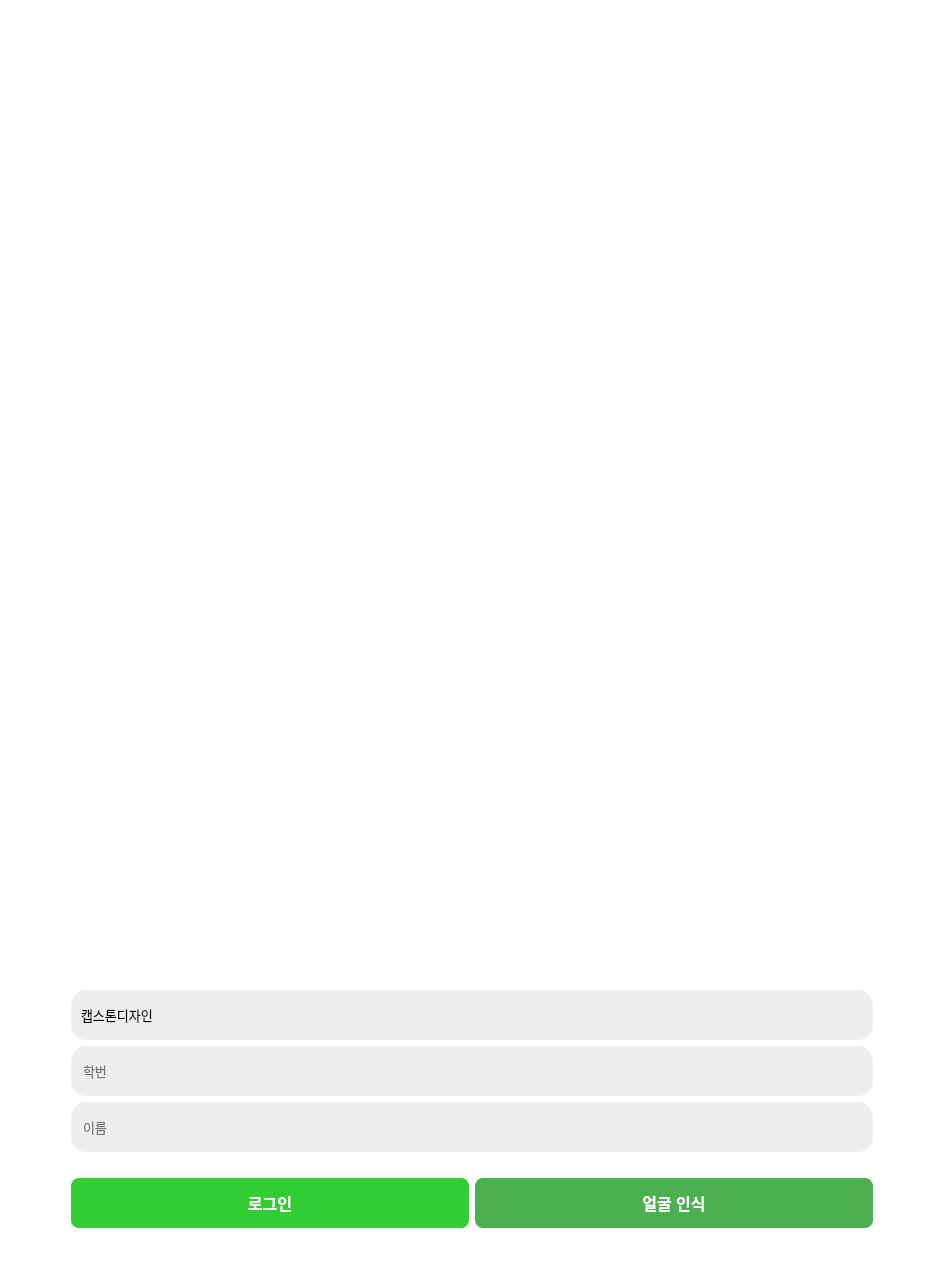
<?xml version="1.0" encoding="UTF-8"?>
<ui version="4.0">
 <class>Dialog</class>
 <widget class="QDialog" name="Dialog">
  <property name="geometry">
   <rect>
    <x>0</x>
    <y>0</y>
    <width>941</width>
    <height>1272</height>
   </rect>
  </property>
  <property name="windowTitle">
   <string>Dialog</string>
  </property>
  <property name="styleSheet">
   <string notr="true">background-color: white;
</string>
  </property>
  <widget class="QWidget" name="">
   <property name="geometry">
    <rect>
     <x>71</x>
     <y>81</y>
     <width>802</width>
     <height>1147</height>
    </rect>
   </property>
   <layout class="QVBoxLayout" name="verticalLayout_2">
    <item>
     <widget class="QLabel" name="label_logo">
      <property name="minimumSize">
       <size>
        <width>800</width>
        <height>800</height>
       </size>
      </property>
      <property name="font">
       <font>
        <family>맑은 고딕</family>
        <pointsize>10</pointsize>
        <weight>50</weight>
        <bold>false</bold>
       </font>
      </property>
      <property name="text">
       <string/>
      </property>
     </widget>
    </item>
    <item>
     <layout class="QVBoxLayout" name="verticalLayout">
      <item>
       <layout class="QHBoxLayout" name="horizontalLayout_3">
        <item>
         <widget class="QComboBox" name="comboBox">
          <property name="font">
           <font>
            <family>맑은 고딕</family>
            <pointsize>10</pointsize>
            <weight>50</weight>
            <bold>false</bold>
           </font>
          </property>
          <property name="styleSheet">
           <string notr="true">#comboBox {
	border: none;
	background-color: #eee;
	padding: 15px 10px;
	margin: 0px 0;
	width: 100%;
	border-radius: 15px;
}

#comboBox::drop-down{
	border:0px;
}

#comboBox::down-arrow{ 
	image: url(:/newPrefix/KakaoTalk_20230528_062922165_01.png);
	width: 12px;
	height: 12px;
	margin-right:15px;
}

#comboBox:on{
	border: 4px solid #c2dbfe;
}

#comboBox QListView{
	font-size: 12px;
	border: 1px solid rgba(0, 0, 0, 10%);
	padding: 5px;
	background-color: #fff;
	outline: 0px;
}

#comboBox QListView::item{
	padding-left: 10px;
	background-color: #fff;
}

#comboBox QListView::item:hover{
	background-color: #1e90ff;
}

#comboBox QListView::item:selected{
	background-color: #1e90ff;
}</string>
          </property>
          <item>
           <property name="text">
            <string>캡스톤디자인</string>
           </property>
          </item>
          <item>
           <property name="text">
            <string>영상정보처리</string>
           </property>
          </item>
          <item>
           <property name="text">
            <string>알고리즘</string>
           </property>
          </item>
          <item>
           <property name="text">
            <string>인공지능</string>
           </property>
          </item>
          <item>
           <property name="text">
            <string>파이썬</string>
           </property>
          </item>
         </widget>
        </item>
       </layout>
      </item>
      <item>
       <layout class="QHBoxLayout" name="horizontalLayout">
        <property name="topMargin">
         <number>0</number>
        </property>
        <property name="bottomMargin">
         <number>0</number>
        </property>
        <item>
         <widget class="QLineEdit" name="lineEdit">
          <property name="font">
           <font>
            <family>맑은 고딕</family>
            <pointsize>10</pointsize>
            <weight>50</weight>
            <bold>false</bold>
           </font>
          </property>
          <property name="styleSheet">
           <string notr="true">background-color: #eee;
border: none;
padding: 15px 10px;
margin: 0px 0;
width: 100%;
border-radius: 15px;</string>
          </property>
          <property name="text">
           <string/>
          </property>
          <property name="placeholderText">
           <string>학번</string>
          </property>
         </widget>
        </item>
       </layout>
      </item>
      <item>
       <layout class="QHBoxLayout" name="horizontalLayout_2">
        <property name="topMargin">
         <number>0</number>
        </property>
        <property name="bottomMargin">
         <number>0</number>
        </property>
        <item>
         <widget class="QLineEdit" name="lineEdit_2">
          <property name="font">
           <font>
            <family>맑은 고딕</family>
            <pointsize>10</pointsize>
            <weight>50</weight>
            <bold>false</bold>
           </font>
          </property>
          <property name="styleSheet">
           <string notr="true">background-color: #eee;
border: none;
padding: 15px 10px;
margin: 0px 0;
width: 100%;
border-radius: 15px;</string>
          </property>
          <property name="text">
           <string/>
          </property>
          <property name="placeholderText">
           <string>이름</string>
          </property>
         </widget>
        </item>
       </layout>
      </item>
      <item>
       <layout class="QHBoxLayout" name="horizontalLayout_4">
        <property name="topMargin">
         <number>20</number>
        </property>
        <item>
         <widget class="QPushButton" name="btn_1">
          <property name="minimumSize">
           <size>
            <width>0</width>
            <height>50</height>
           </size>
          </property>
          <property name="font">
           <font>
            <pointsize>-1</pointsize>
            <weight>75</weight>
            <bold>true</bold>
           </font>
          </property>
          <property name="styleSheet">
           <string notr="true">QPushButton {
	background-color: #32cd32;
	color: white;
	font-size: 16px;
	font-weight: bold;
	border-radius: 8px;
	border: none;
	padding: 12px 20px;
}
        
QPushButton:hover {
	background-color: #45a049;
}
        
QPushButton:pressed {
	background-color: #3e8e41;
}

QPushButton:disabled {
	background-color: #CCCCCC;
	color: #999999;
	font-size: 16px;
	font-weight: bold;
	border-radius: 8px;
	border: none;
	padding: 12px 20px
}
</string>
          </property>
          <property name="text">
           <string>로그인</string>
          </property>
         </widget>
        </item>
        <item>
         <widget class="QPushButton" name="btn_2">
          <property name="minimumSize">
           <size>
            <width>0</width>
            <height>50</height>
           </size>
          </property>
          <property name="font">
           <font>
            <pointsize>-1</pointsize>
            <weight>75</weight>
            <bold>true</bold>
           </font>
          </property>
          <property name="styleSheet">
           <string notr="true">
        

QPushButton:enabled {
	background-color: #4CAF50;
	color: white;
	font-size: 16px;
	font-weight: bold;
	border-radius: 8px;
	border: none;
	padding: 12px 20px;
}

QPushButton:disabled{
	background-color: #CCCCCC;
	color: #999999;
	font-size: 16px;
	font-weight: bold;
	border-radius: 8px;
	border: none;
	padding: 12px 20px;
}

QPushButton:hover {
	background-color: #45a049;
}
        
QPushButton:pressed {
	background-color: #3e8e41;
}</string>
          </property>
          <property name="text">
           <string>얼굴 인식</string>
          </property>
         </widget>
        </item>
       </layout>
      </item>
     </layout>
    </item>
   </layout>
  </widget>
 </widget>
 <resources>
  <include location="icon.qrc"/>
 </resources>
 <connections/>
</ui>
